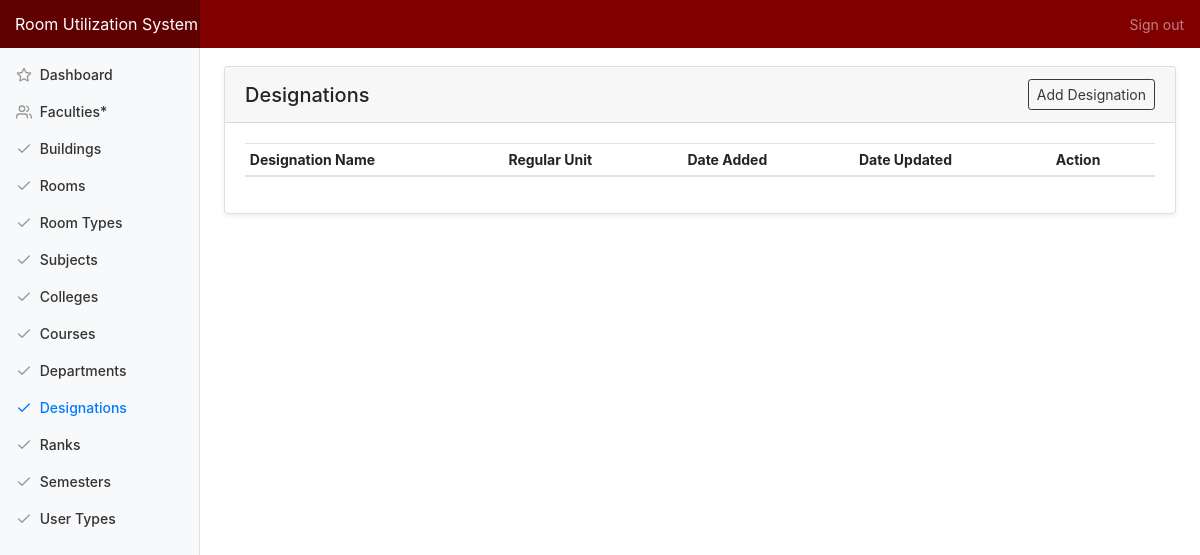
The app's page /index.php/admin/designation, older data.
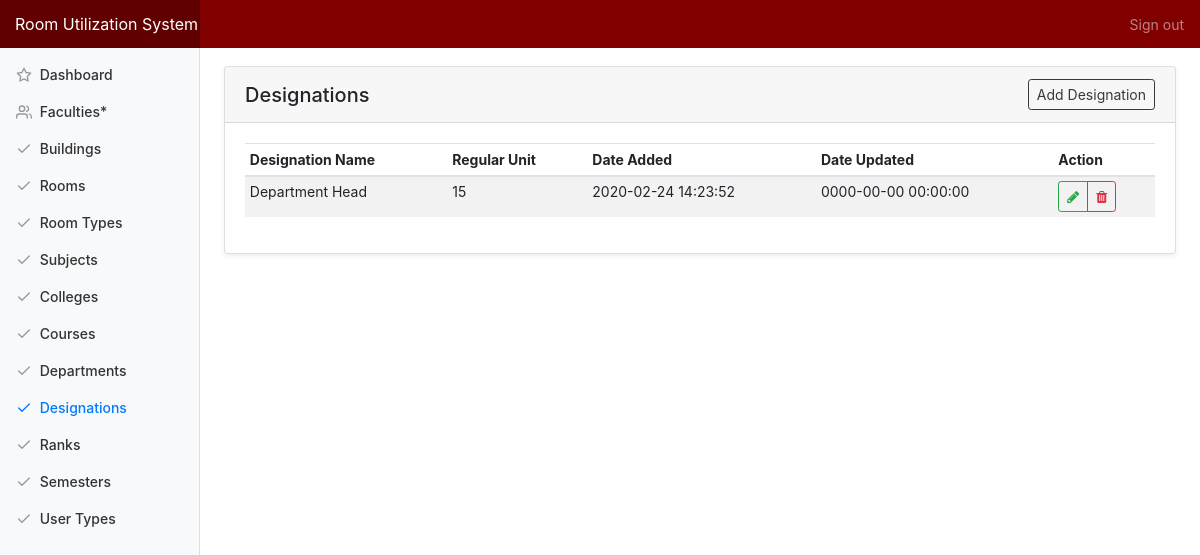
The same page, newer data.
### tables this page shows
CREATE TABLE `tbl_designation` (
  `designation_id` int(11) NOT NULL,
  `designation_name` varchar(150) NOT NULL,
  `regular_unit` int(11) NOT NULL,
  `designation_added` datetime NOT NULL DEFAULT CURRENT_TIMESTAMP,
  `designation_modified` datetime NOT NULL DEFAULT '0000-00-00 00:00:00' ON UPDATE CURRENT_TIMESTAMP
);

### application/controllers/Admin.php (called while the page is built, shortened)
<?php
class Admin extends CI_Controller {
	public function designation(){
		$data['title'] = "Designations";
		$data['designations'] = $this->main_model->getDesignations();
		$this->load->view('templates/header', $data);
		$this->load->view('admin/designation');
		$this->load->view('templates/footer');
	}
}

### index.php (called while the page is built, shortened)
<?php
require_once BASEPATH.'core/CodeIgniter.php';

### application/models/Main_model.php (called while the page is built, shortened)
<?php defined('BASEPATH') OR exit('No direct script access allowed');
Class Main_model extends CI_Model{
	public function getDesignations(){
		return $this->db->get('tbl_designation')->result_array();
	}
}

### application/views/admin/designation.php (the view, shortened to what this page needs)
<div class="container-fluid">
  <div class="row">
    <main role="main" class="col-md-9 ml-sm-auto col-lg-10 pt-4 px-4 mb-3">
      <div class="card shadow-sm">
			  <h5 class="card-header d-flex justify-content-between align-items-center">
          <?=$title?>
          <a href="#" class="btn btn-outline-dark btn-sm" data-toggle="modal" data-target="#modal_designation_add">Add Designation</a>
        </h5>
			  <div class="card-body">
          <table class="table table-striped table-hover table-sm">
            <thead>
              <tr>
                <th>Designation Name</th>
                <th>Regular Unit</th>
                <th>Date Added</th>
                <th>Date Updated</th>
                <th>Action</th>
              </tr>
            </thead>
            <tbody>
              <?php foreach ($designations as $row) {?>
              <tr>
                <td><?=$row['designation_name']?></td>
                <td><?=$row['regular_unit']?></td>
                <td><?=$row['designation_added']?></td>
                <td><?=$row['designation_modified']?></td>
                <td>
                  <div class="btn-group" role="group">
                    <a href="#" class="btn btn-sm btn-outline-success action-btn updateDesignation" id="<?=$row['designation_id']?>//<?=$row['designation_name']?>//<?=$row['regular_unit']?>" data-toggle="modal" data-target="#modal_designation_update" data-toggle="tooltip" data-placement="top" title="Update Designation">
                      <span class="fa fa-pencil"></span>
                    </a>
                    <a href="#" id="<?=base_url('admin/delete/designation/'.$row['designation_id'])?>" class="btn btn-sm btn-outline-danger action-btn delete" data-toggle="tooltip" data-placement="top" title="Delete Designation">
                      <span class="fa fa-trash"></span>
                    </a>
                  </div>
                </td>
              </tr>
              <?php } ?>
            </tbody>
          </table>
			  </div>
			</div>
   </main>
  </div>
</div>

Row changes from the older to the newer data that the page shows:
added tbl_designation: designation_name "Department Head", regular_unit "15", designation_added "2020-02-24 14:23:52", designation_modified "0000-00-00 00:00:00"
